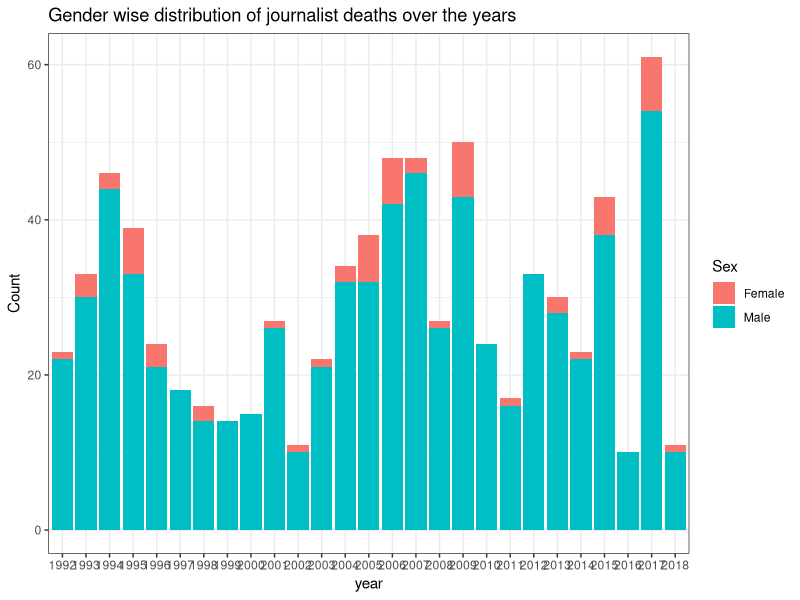

The R source for this figure:
setwd("../dataset/")
getwd()
library(tidyr)
library(ggplot2)
a <- read.csv("cpj-database-mod.csv")
View(a)
a4 <- separate(a, Date, c("day", "month", "year"), sep = "-")
View(a4)
plot <- ggplot(a4, aes(x = year, fill = Sex)) + theme_bw() + geom_bar() + labs(y = "Count", title = "Gender wise distribution of journalist deaths over the years")
print(plot)